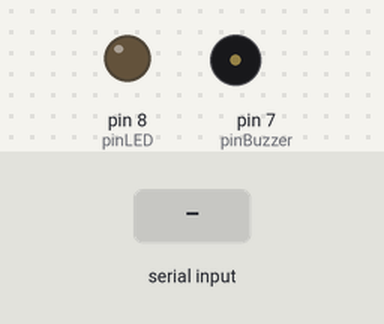
The sketch below on a simulated Arduino Uno, built with avr-gcc and run on an emulated ATmega328P. Shown: output pins drawn as LEDs (lit = HIGH), buzzer (waves = sounding). The test bench sets the inputs (shaded band).

Above: at 1.2 s.
1.3 s: "0" received over Serial
At 1.9 s:
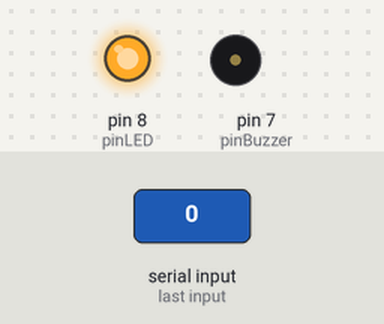
2.8 s: "1" received over Serial
At 3.2 s:
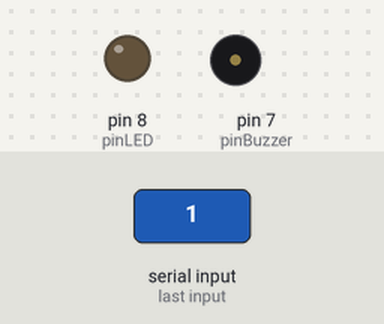
Timing chart, 0 to 5.8 s (numbered marks = the images above; inputs shaded):
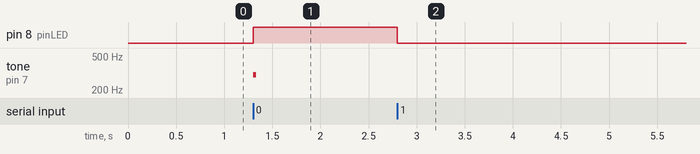

Measured:
- after the input at 1.3 s, pin 8 (pinLED): LOW → HIGH at once; tone on pin 7 (pinBuzzer): silent → 300 Hz at once, → silent 0.03 s later
- after the input at 2.8 s, pin 8 (pinLED): HIGH → LOW at once

The sketch:

arduino.ino
```cpp
const int pinBuzzer = 7;
const int pinLED = 8;

char dato;

void setup() {
  Serial.begin(9600);
  pinMode(pinBuzzer, OUTPUT);
  pinMode(pinLED, OUTPUT);

  noTone(pinBuzzer);
  digitalWrite(pinLED, LOW);
}

void loop() {
  if (Serial.available()) {
    dato = Serial.read();

    if (dato == '0') {
      // 0 = CUCHILLO
      digitalWrite(pinLED, HIGH);

      tone(pinBuzzer, 300);
      delay(30);
      noTone(pinBuzzer);

    } else if (dato == '1') {
      // 1 = NO CUCHILLO
      digitalWrite(pinLED, LOW);
      noTone(pinBuzzer);
    }
  }
}
```
